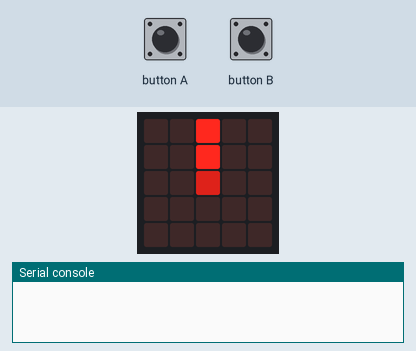
A program run on a simulated BBC micro:bit (MakeCode). Shown: the board's 5×5 LED display, the last lines printed to the serial console. The inputs (shaded band) are chosen by the test bench.

Above: at 1.2 s.
1.3 s: button A pressed for 0.15 s
At 1.63 s:
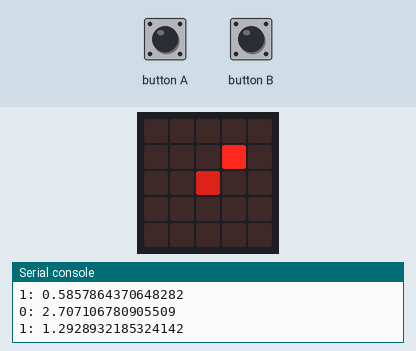
2.0 s: button B pressed 2 times (0.12 s each, 0.3 s apart)
At 2.91 s:
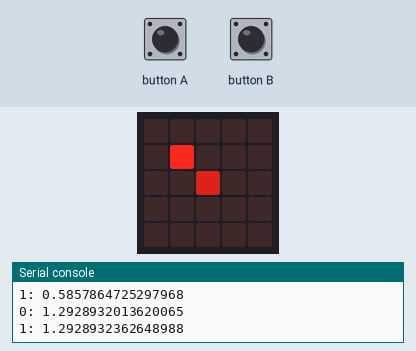
Timing chart, 0 to 5.0 s (numbered marks = the images above; inputs shaded):
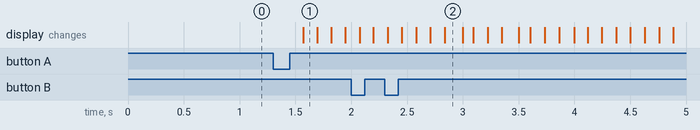

Measured:
- after the input at 1.3 s, the display: changes after 0.27 s (image 1)

The program:

main.ts
```typescript
let stred = [2, 2]
led.plotBrightness(stred[0], stred[1], 155)
let a = false
let b = false
let rucicka = [[2, 0], [2, 1]]
function rozsvitBody() {
    basic.clearScreen()
    led.plotBrightness(stred[0], stred[1], 155)
    for (let bod of rucicka) {
        led.plot(Math.round(bod[0]), Math.round(bod[1]))
    }
}

rozsvitBody()
function otoc(vpravo: boolean) {
    let uhel: number;
    let tempNula: number;
    if (vpravo) {
        uhel = 0.785398163
    } else {
        uhel = 5.49778714
    }

    for (let i = 0; i < 2; i++) {
        tempNula = rucicka[i][0]
        rucicka[i][0] = Math.cos(uhel) * (rucicka[i][0] - stred[0]) - Math.sin(uhel) * (rucicka[i][1] - stred[1]) + stred[0]
        rucicka[i][1] = Math.sin(uhel) * (tempNula - stred[0]) + Math.cos(uhel) * (rucicka[i][1] - stred[1]) + stred[1]
        console.logValue("0", rucicka[i][0])
        console.logValue("1", rucicka[i][1])
    }
    rozsvitBody()
}

input.onButtonPressed(Button.A, function on_button_pressed_a() {

    a = true
    b = false
})
input.onButtonPressed(Button.B, function on_button_pressed_b() {

    a = false
    b = true
})
forever(function on_forever() {
    if (a) {
        otoc(true)
    }

    if (b) {
        otoc(false)
    }

    basic.pause(100)
})
```

test.ts
```typescript
// Tady jsou testy. Při použití tohoto balíčku jako rozšíření nebude zkompilováno.
```
